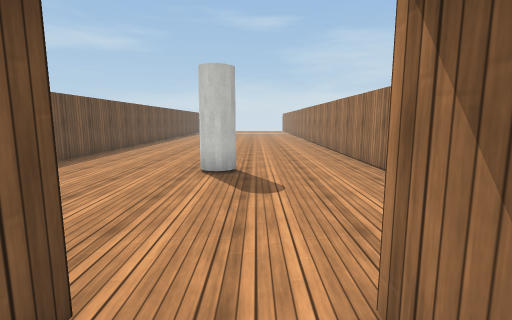
View 1 (above)

12 first-person views from a walk through a 3-D level made in the Unity game engine. The camera is 1.4 m above the floor, tilts 8° down and sees 85° across. The floor is counted in squares, 1 m on a side. Each view is taken from the middle of a square. On the plan, view 1 faces up. The plan holds only what a view shows up to about 14 squares ahead; the rest is blank. The place goes on beyond the plan. The player character is not drawn. Surface patterns are stand-ins for the level's own textures.

View 2
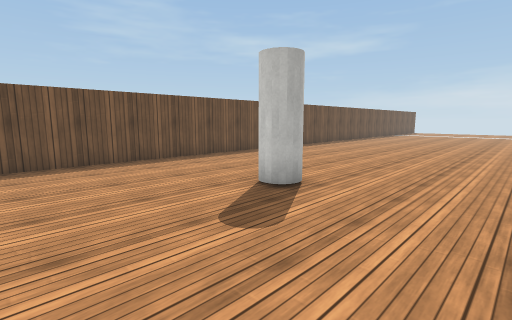

View 3
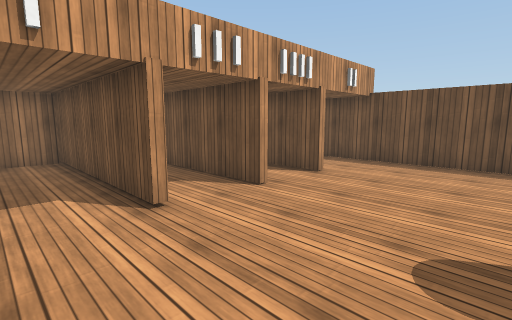

View 4
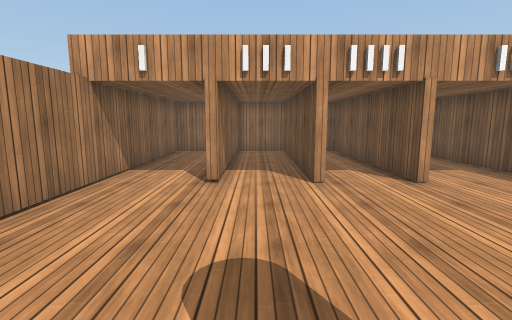

View 5
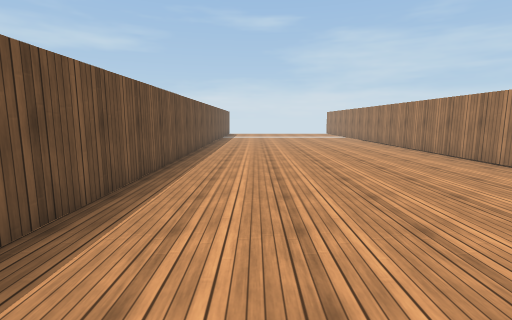

View 6
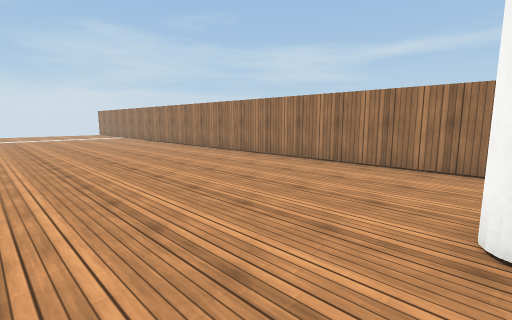

View 7
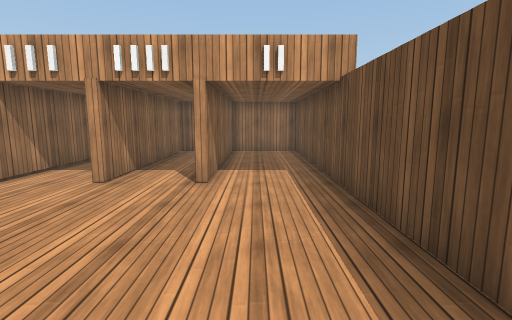

View 8
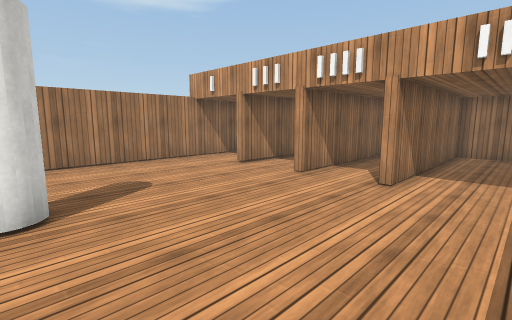

View 9
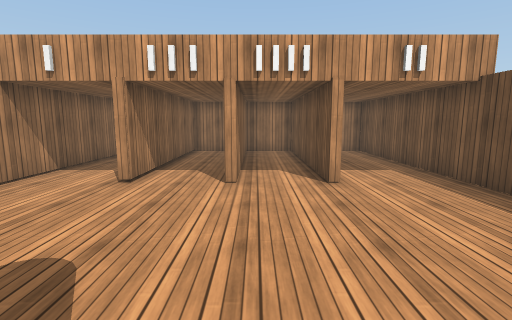

View 10
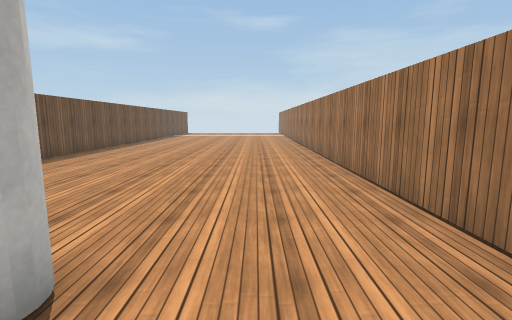

View 11
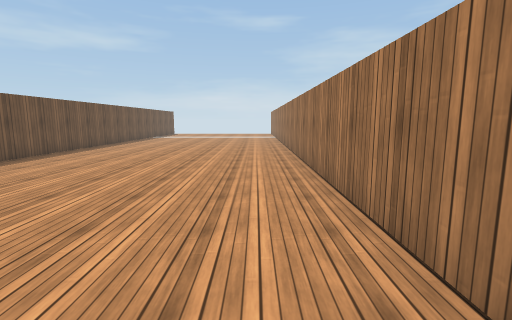

View 12
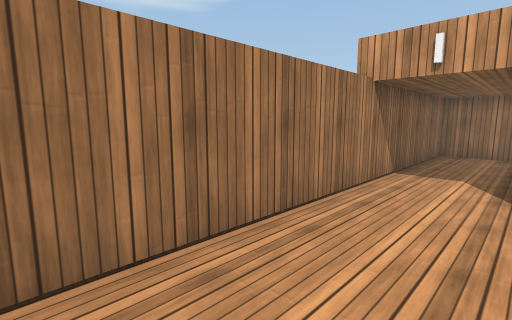

### Floor plan
Points are (right, up) in squares from view 1. A wall is a line through its corners. A room is listed if a view was taken in it or the views show most of it. See-through windows are left out.
Room 1 (views 1, 2, 3, 4, 5, 6, 7, 8, 9, 10, 11, 12)
walls: (-1.3, 1.9) (-1.3, -5) (0.8, -5) (0.8, 1.9); (-3.6, 1.9) (-3.6, -5) (-1.6, -5) (-1.6, 1.9); (1.1, 1.9) (1.1, -5) (3.6, -5) (3.6, 20.5); (-6.9, 20.5) (-6.9, -5) (-3.9, -5) (-3.9, 1.9)
objects: cylinder (-1, 7) to (-1, 8)

Where each view was taken, in squares from view 1:
view 1: 0 up, 0 right, facing up
view 2: 3 up, 3 right, facing up-left
view 3: 6 up, 3 right, facing down-left
view 4: 8 up, 0 right, facing down
view 5: 8 up, 4 left, facing up
view 6: 8 up, 5 left, facing up-right
view 7: 8 up, 5 left, facing down
view 8: 8 up, 6 left, facing down-right
view 9: 8 up, 2 left, facing down
view 10: 6 up, 1 right, facing up
view 11: 8 up, 2 right, facing up
view 12: 8 up, 1 right, facing down-right
